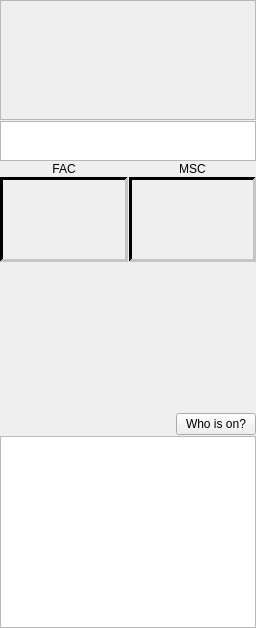
       <widget class="QWidget" name="drmTab">
        <attribute name="title">
         <string>DRM</string>
        </attribute>
        <layout class="QVBoxLayout" name="verticalLayout_6" stretch="0,0,0,1,0,0">
         <property name="spacing">
          <number>1</number>
         </property>
         <property name="leftMargin">
          <number>0</number>
         </property>
         <property name="topMargin">
          <number>0</number>
         </property>
         <property name="rightMargin">
          <number>0</number>
         </property>
         <property name="bottomMargin">
          <number>0</number>
         </property>
         <item>
          <widget class="drmStatusFrame" name="drmStatusWidget">
           <property name="minimumSize">
            <size>
             <width>0</width>
             <height>120</height>
            </size>
           </property>
           <property name="frameShape">
            <enum>QFrame::StyledPanel</enum>
           </property>
           <property name="frameShadow">
            <enum>QFrame::Raised</enum>
           </property>
          </widget>
         </item>
         <item>
          <widget class="QPlainTextEdit" name="drmStatusLineEdit">
           <property name="sizePolicy">
            <sizepolicy hsizetype="Preferred" vsizetype="Preferred">
             <horstretch>0</horstretch>
             <verstretch>0</verstretch>
            </sizepolicy>
           </property>
           <property name="minimumSize">
            <size>
             <width>0</width>
             <height>0</height>
            </size>
           </property>
           <property name="maximumSize">
            <size>
             <width>16777215</width>
             <height>40</height>
            </size>
           </property>
           <property name="readOnly">
            <bool>true</bool>
           </property>
          </widget>
         </item>
         <item>
          <layout class="QHBoxLayout" name="horizontalLayout_5">
           <item>
            <layout class="QVBoxLayout" name="drmLayout4" stretch="0,1">
             <property name="spacing">
              <number>1</number>
             </property>
             <item>
              <widget class="QLabel" name="drmFACLabel">
               <property name="text">
                <string>FAC</string>
               </property>
               <property name="alignment">
                <set>Qt::AlignCenter</set>
               </property>
              </widget>
             </item>
             <item>
              <widget class="drmConstellationFrame" name="drmFACWidget">
               <property name="minimumSize">
                <size>
                 <width>0</width>
                 <height>85</height>
                </size>
               </property>
               <property name="maximumSize">
                <size>
                 <width>16777215</width>
                 <height>120</height>
                </size>
               </property>
               <property name="palette">
                <palette>
                 <active>
                  <colorrole role="WindowText">
                   <brush brushstyle="SolidPattern">
                    <color alpha="255">
                     <red>76</red>
                     <green>76</green>
                     <blue>76</blue>
                    </color>
                   </brush>
                  </colorrole>
                  <colorrole role="Light">
                   <brush brushstyle="SolidPattern">
                    <color alpha="255">
                     <red>197</red>
                     <green>197</green>
                     <blue>197</blue>
                    </color>
                   </brush>
                  </colorrole>
                  <colorrole role="Dark">
                   <brush brushstyle="SolidPattern">
                    <color alpha="255">
                     <red>0</red>
                     <green>0</green>
                     <blue>0</blue>
                    </color>
                   </brush>
                  </colorrole>
                  <colorrole role="Text">
                   <brush brushstyle="SolidPattern">
                    <color alpha="255">
                     <red>60</red>
                     <green>60</green>
                     <blue>60</blue>
                    </color>
                   </brush>
                  </colorrole>
                  <colorrole role="ButtonText">
                   <brush brushstyle="SolidPattern">
                    <color alpha="255">
                     <red>76</red>
                     <green>76</green>
                     <blue>76</blue>
                    </color>
                   </brush>
                  </colorrole>
                 </active>
                 <inactive>
                  <colorrole role="WindowText">
                   <brush brushstyle="SolidPattern">
                    <color alpha="255">
                     <red>76</red>
                     <green>76</green>
                     <blue>76</blue>
                    </color>
                   </brush>
                  </colorrole>
                  <colorrole role="Light">
                   <brush brushstyle="SolidPattern">
                    <color alpha="255">
                     <red>197</red>
                     <green>197</green>
                     <blue>197</blue>
                    </color>
                   </brush>
                  </colorrole>
                  <colorrole role="Dark">
                   <brush brushstyle="SolidPattern">
                    <color alpha="255">
                     <red>0</red>
                     <green>0</green>
                     <blue>0</blue>
                    </color>
                   </brush>
                  </colorrole>
                  <colorrole role="Text">
                   <brush brushstyle="SolidPattern">
                    <color alpha="255">
                     <red>60</red>
                     <green>60</green>
                     <blue>60</blue>
                    </color>
                   </brush>
                  </colorrole>
                  <colorrole role="ButtonText">
                   <brush brushstyle="SolidPattern">
                    <color alpha="255">
                     <red>76</red>
                     <green>76</green>
                     <blue>76</blue>
                    </color>
                   </brush>
                  </colorrole>
                 </inactive>
                 <disabled>
                  <colorrole role="WindowText">
                   <brush brushstyle="SolidPattern">
                    <color alpha="255">
                     <red>0</red>
                     <green>0</green>
                     <blue>0</blue>
                    </color>
                   </brush>
                  </colorrole>
                  <colorrole role="Light">
                   <brush brushstyle="SolidPattern">
                    <color alpha="255">
                     <red>197</red>
                     <green>197</green>
                     <blue>197</blue>
                    </color>
                   </brush>
                  </colorrole>
                  <colorrole role="Dark">
                   <brush brushstyle="SolidPattern">
                    <color alpha="255">
                     <red>0</red>
                     <green>0</green>
                     <blue>0</blue>
                    </color>
                   </brush>
                  </colorrole>
                  <colorrole role="Text">
                   <brush brushstyle="SolidPattern">
                    <color alpha="255">
                     <red>0</red>
                     <green>0</green>
                     <blue>0</blue>
                    </color>
                   </brush>
                  </colorrole>
                  <colorrole role="ButtonText">
                   <brush brushstyle="SolidPattern">
                    <color alpha="255">
                     <red>0</red>
                     <green>0</green>
                     <blue>0</blue>
                    </color>
                   </brush>
                  </colorrole>
                 </disabled>
                </palette>
               </property>
               <property name="frameShape">
                <enum>QFrame::Panel</enum>
               </property>
               <property name="frameShadow">
                <enum>QFrame::Sunken</enum>
               </property>
               <property name="lineWidth">
                <number>3</number>
               </property>
              </widget>
             </item>
            </layout>
           </item>
           <item>
            <layout class="QVBoxLayout" name="verticalLayout" stretch="0,1">
             <property name="spacing">
              <number>1</number>
             </property>
             <item>
              <widget class="QLabel" name="drmMSCLabel">
               <property name="text">
                <string>MSC</string>
               </property>
               <property name="alignment">
                <set>Qt::AlignCenter</set>
               </property>
              </widget>
             </item>
             <item>
              <widget class="drmConstellationFrame" name="drmMSCWidget">
               <property name="minimumSize">
                <size>
                 <width>0</width>
                 <height>85</height>
                </size>
               </property>
               <property name="maximumSize">
                <size>
                 <width>16777215</width>
                 <height>120</height>
                </size>
               </property>
               <property name="palette">
                <palette>
                 <active>
                  <colorrole role="WindowText">
                   <brush brushstyle="SolidPattern">
                    <color alpha="255">
                     <red>76</red>
                     <green>76</green>
                     <blue>76</blue>
                    </color>
                   </brush>
                  </colorrole>
                  <colorrole role="Light">
                   <brush brushstyle="SolidPattern">
                    <color alpha="255">
                     <red>197</red>
                     <green>197</green>
                     <blue>197</blue>
                    </color>
                   </brush>
                  </colorrole>
                  <colorrole role="Dark">
                   <brush brushstyle="SolidPattern">
                    <color alpha="255">
                     <red>0</red>
                     <green>0</green>
                     <blue>0</blue>
                    </color>
                   </brush>
                  </colorrole>
                  <colorrole role="Text">
                   <brush brushstyle="SolidPattern">
                    <color alpha="255">
                     <red>60</red>
                     <green>60</green>
                     <blue>60</blue>
                    </color>
                   </brush>
                  </colorrole>
                  <colorrole role="ButtonText">
                   <brush brushstyle="SolidPattern">
                    <color alpha="255">
                     <red>76</red>
                     <green>76</green>
                     <blue>76</blue>
                    </color>
                   </brush>
                  </colorrole>
                 </active>
                 <inactive>
                  <colorrole role="WindowText">
                   <brush brushstyle="SolidPattern">
                    <color alpha="255">
                     <red>76</red>
                     <green>76</green>
                     <blue>76</blue>
                    </color>
                   </brush>
                  </colorrole>
                  <colorrole role="Light">
                   <brush brushstyle="SolidPattern">
                    <color alpha="255">
                     <red>197</red>
                     <green>197</green>
                     <blue>197</blue>
                    </color>
                   </brush>
                  </colorrole>
                  <colorrole role="Dark">
                   <brush brushstyle="SolidPattern">
                    <color alpha="255">
                     <red>0</red>
                     <green>0</green>
                     <blue>0</blue>
                    </color>
                   </brush>
                  </colorrole>
                  <colorrole role="Text">
                   <brush brushstyle="SolidPattern">
                    <color alpha="255">
                     <red>60</red>
                     <green>60</green>
                     <blue>60</blue>
                    </color>
                   </brush>
                  </colorrole>
                  <colorrole role="ButtonText">
                   <brush brushstyle="SolidPattern">
                    <color alpha="255">
                     <red>76</red>
                     <green>76</green>
                     <blue>76</blue>
                    </color>
                   </brush>
                  </colorrole>
                 </inactive>
                 <disabled>
                  <colorrole role="WindowText">
                   <brush brushstyle="SolidPattern">
                    <color alpha="255">
                     <red>0</red>
                     <green>0</green>
                     <blue>0</blue>
                    </color>
                   </brush>
                  </colorrole>
                  <colorrole role="Light">
                   <brush brushstyle="SolidPattern">
                    <color alpha="255">
                     <red>197</red>
                     <green>197</green>
                     <blue>197</blue>
                    </color>
                   </brush>
                  </colorrole>
                  <colorrole role="Dark">
                   <brush brushstyle="SolidPattern">
                    <color alpha="255">
                     <red>0</red>
                     <green>0</green>
                     <blue>0</blue>
                    </color>
                   </brush>
                  </colorrole>
                  <colorrole role="Text">
                   <brush brushstyle="SolidPattern">
                    <color alpha="255">
                     <red>0</red>
                     <green>0</green>
                     <blue>0</blue>
                    </color>
                   </brush>
                  </colorrole>
                  <colorrole role="ButtonText">
                   <brush brushstyle="SolidPattern">
                    <color alpha="255">
                     <red>0</red>
                     <green>0</green>
                     <blue>0</blue>
                    </color>
                   </brush>
                  </colorrole>
                 </disabled>
                </palette>
               </property>
               <property name="frameShape">
                <enum>QFrame::Panel</enum>
               </property>
               <property name="frameShadow">
                <enum>QFrame::Sunken</enum>
               </property>
               <property name="lineWidth">
                <number>3</number>
               </property>
              </widget>
             </item>
            </layout>
           </item>
          </layout>
         </item>
         <item>
          <spacer name="verticalSpacer_2">
           <property name="orientation">
            <enum>Qt::Vertical</enum>
           </property>
           <property name="sizeType">
            <enum>QSizePolicy::Expanding</enum>
           </property>
           <property name="sizeHint" stdset="0">
            <size>
             <width>20</width>
             <height>150</height>
            </size>
           </property>
          </spacer>
         </item>
         <item>
          <layout class="QHBoxLayout" name="horizontalLayout_2">
           <item>
            <spacer name="horizontalSpacer_2">
             <property name="orientation">
              <enum>Qt::Horizontal</enum>
             </property>
             <property name="sizeHint" stdset="0">
              <size>
               <width>40</width>
               <height>20</height>
              </size>
             </property>
            </spacer>
           </item>
           <item>
            <widget class="QPushButton" name="whoPushButton">
             <property name="text">
              <string>Who is on?</string>
             </property>
            </widget>
           </item>
          </layout>
         </item>
         <item>
          <widget class="QPlainTextEdit" name="rxNotificationList">
           <property name="sizePolicy">
            <sizepolicy hsizetype="Expanding" vsizetype="Maximum">
             <horstretch>0</horstretch>
             <verstretch>0</verstretch>
            </sizepolicy>
           </property>
           <property name="minimumSize">
            <size>
             <width>0</width>
             <height>20</height>
            </size>
           </property>
           <property name="maximumSize">
            <size>
             <width>16777215</width>
             <height>16777215</height>
            </size>
           </property>
           <property name="baseSize">
            <size>
             <width>0</width>
             <height>0</height>
            </size>
           </property>
           <property name="contextMenuPolicy">
            <enum>Qt::NoContextMenu</enum>
           </property>
           <property name="acceptDrops">
            <bool>false</bool>
           </property>
           <property name="toolTip">
            <string>Rx Notifications seen for the last DRM Hybrid Item.
You usually only get a partial list due to timing, internet speeds, and the sender having read and deleted them already.</string>
           </property>
           <property name="lineWrapMode">
            <enum>QPlainTextEdit::NoWrap</enum>
           </property>
           <property name="readOnly">
            <bool>true</bool>
           </property>
          </widget>
         </item>
        </layout>
       </widget>
